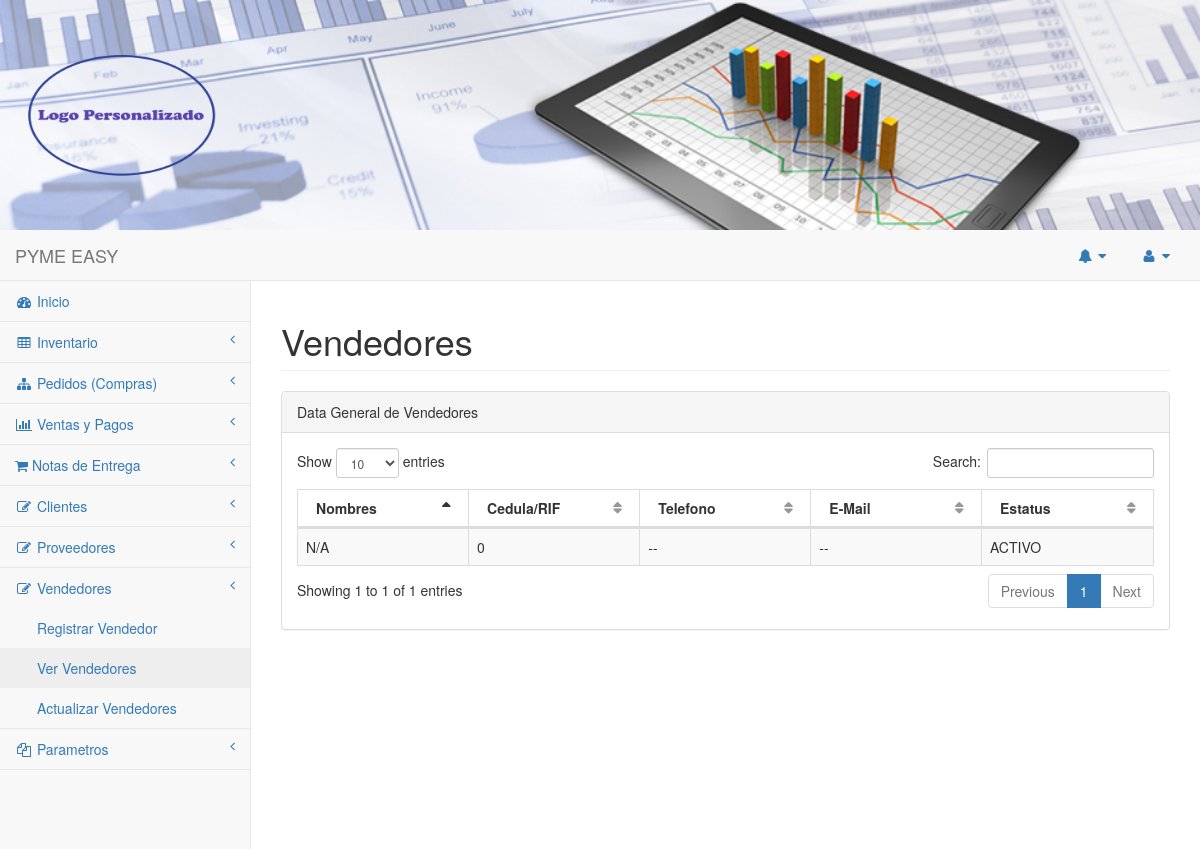
Page /pages/consultar_vendedores.php (signed in) on the committed database.
### tables this page shows
CREATE TABLE `tbl_vendedores` (
  `idvendedor` int(11) NOT NULL,
  `rif` varchar(12) NOT NULL,
  `nombres` varchar(100) NOT NULL,
  `email` varchar(100) DEFAULT NULL,
  `fono` varchar(20) DEFAULT NULL,
  `estatus_vend` varchar(10) NOT NULL DEFAULT 'ACTIVO'
);

### pages/consultar_vendedores.php (the view, shortened to what this page needs)
 <?php
if (isset($_SESSION['username']) && isset($_SESSION['userid']) ){
    require_once('menu.php');
    require_once('menu2.php');
    $link=crearConexion();
    $listado="SELECT * FROM tbl_vendedores order by nombres";
    $result = $link->query($listado);
?>
<!DOCTYPE html>
<html lang="es">
<head>
    <link href="../vendor/bootstrap/css/bootstrap.min.css" rel="stylesheet">
    <link href="../vendor/metisMenu/metisMenu.min.css" rel="stylesheet">
     <link href="../css/estilo.css" rel="stylesheet">
    <link href="../vendor/datatables-plugins/dataTables.bootstrap.css" rel="stylesheet">
    <link href="../vendor/datatables-responsive/dataTables.responsive.css" rel="stylesheet">
    <link href="../dist/css/sb-admin-2.css" rel="stylesheet">
    <link href="../vendor/font-awesome/css/font-awesome.min.css" rel="stylesheet" type="text/css">
</head>
<body>
<header id="titulo">
<div class="portada">
    <div class="text">
      <IMG SRC="<?php echo $_SESSION['logo'];?>" width="230px" height="200px" >
    </div>
</div>
</header>
    <div id="wrapper">
         <nav class="navbar navbar-default navbar-static-top" role="navigation" style="margin-bottom: 0">
            <div class="navbar-header">
                <a class="navbar-brand" href="index.html">PYME EASY</a>
            </div>
           <?php  echo barra_menu2(); ?>
         <?php  echo barra_menu(); ?>
        </nav>
        <div id="page-wrapper">
            <div class="row">
                <div class="col-lg-12">
                    <h1 class="page-header">Vendedores</h1>
                </div>
            </div>
            <div class="row">
                <div class="col-lg-12">
                    <div class="panel panel-default">
                        <div class="panel-heading">
                            Data General de Vendedores
                        </div>
                        <div class="panel-body">
                            <table width="100%" class="table table-striped table-bordered table-hover" id="dataTables-example">
                                <thead>
                                    <tr>
                                        <th width="20%">Nombres</th>
                                        <th width="20%">Cedula/RIF</th>
                                        <th width="20%">Telefono</th>
                                        <th width="20%">E-Mail</th>
                                        <th width="20%">Estatus</th>
                                    </tr>
                                </thead>
                                <tbody>
                      <?php
                         while ($reg = $result->fetch_assoc()) {
                      ?>
                                    <tr class="gradeA">
                                        <td><?php echo $reg['nombres'];?></td>
                                        <td><?php echo $reg['rif'];?></td>
                                        <td><?php echo $reg['fono'];?></td>
                                        <td><?php echo $reg['email'];?></td>
                                        <td><?php echo $reg['estatus_vend'];?></td>
                                    </tr>
                      <?php
                         }
                      ?>
                                </tbody>
                            </table>
                        </div>
                    </div>
                </div>
            </div>
        </div>
    </div>
</body>
</html>
<?php
}else{
echo "<body>
<script type='text/javascript'>
window.location='../index.php';
</script>
</body>";
}
?>

### css/estilo.css (style rules this page uses)
.portada { background: url(../pages/images/header.jpg) no-repeat ; -webkit-background-size: cover; -moz-background-size: cover; -o-background-size: cover; background-size: cover; height: 100%; width: 100% ; text-align: left; }
.text { margin: 10px 0px 10px 0px; padding: 5px; display: inline-block; }

### rows in the picture
tbl_vendedores: nombres "N/A", rif "0", fono "--", email "--", estatus_vend "ACTIVO"
